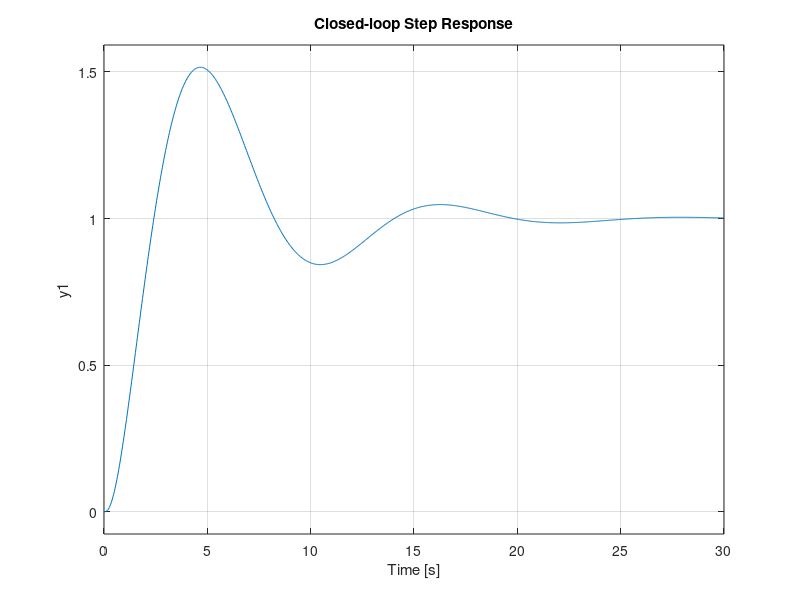

Here is the MATLAB script that generated this plot: (Note: this script raises an error after producing the figure.)
% Define transfer functions
s = tf('s');
G = 1 / s^2;  % Spacecraft transfer function
H = 1 / (0.1 * s + 1);  % Sensor transfer function

% Design lead compensator G_c(s)
zeta = 0.5;  % Damping ratio
omega_n = 2;  % Natural frequency (rad/s)

% Calculate desired closed-loop pole location
p1 = -zeta * omega_n + omega_n * sqrt(1 - zeta^2) * 1i;
p2 = conj(p1);

% Use pole placement to design lead compensator G_c(s)
K = 1;  % Assume initial gain
G_c = K * (s + 0.5) / (s + 2);  % Example lead compensator

% Open-loop transfer function with compensator
OLTF = G_c * G * H;

% Closed-loop transfer function
CLTF = feedback(OLTF, 1);

% Simulate step response
figure;
step(CLTF);
title('Closed-loop Step Response');
grid on;

% Analyze step response
info = stepinfo(CLTF);
overshoot = info.Overshoot;
settling_time = info.SettlingTime;

fprintf('Overshoot: %.2f%%\n', overshoot);
fprintf('Settling Time: %.2f seconds\n', settling_time);
